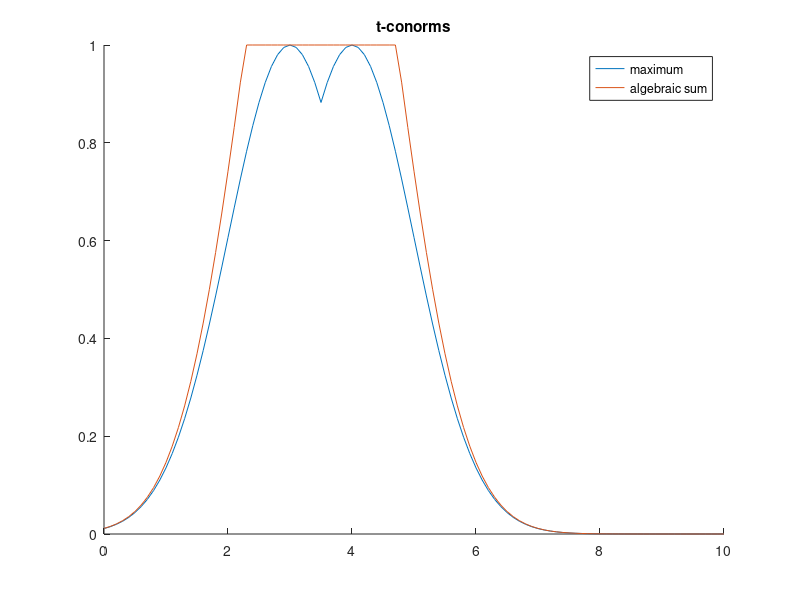
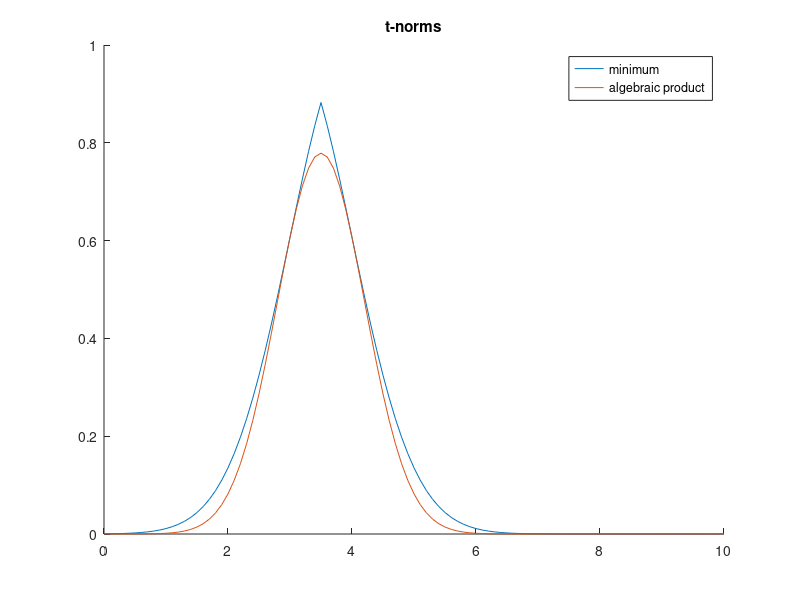

Here is the MATLAB script that generated these plots, in order:
clear all; close all;

x = 0:0.1:10;
fa = exp(-1 / 2 .* (x - 3).^2 );
fb = exp(-1 / 2 .* (x - 4).^2 );

% figure; hold on;
% plot(x, fa);plot(x, fb);

%% 1
t_conorm1 = max(fa, fb);
t_conorm2 = fa + fb;
t_conorm2 ( t_conorm2 >= 1 ) = 1;

figure; hold on;
plot(x, t_conorm1);plot(x, t_conorm2);
title('t-conorms');
legend('maximum','algebraic sum');

%% 2 
t_norm1 = min( fa, fb);
t_norm2 =  fa .* fb;

figure; hold on;
plot(x, t_norm1);plot(x, t_norm2);
title('t-norms');
legend('minimum','algebraic product');